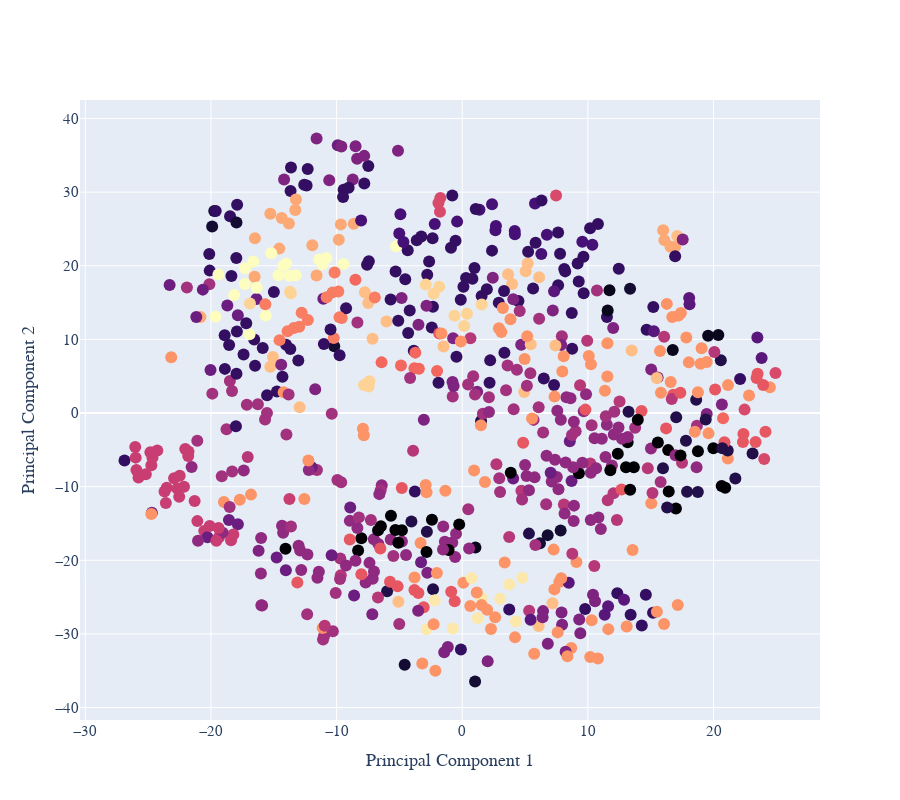

Source (notebook cell):
### Code cell
fig = go.Figure(data=go.Scatter(showlegend=False,
    x=X_embedded[:,0],
    y= X_embedded[:,1],
    mode='markers',marker_colorscale=plotly.colors.sequential.Magma,
    marker_color=GMM_Cluster['y'],marker = dict(size=12), hovertext=GMM_Cluster['Player'])
)

fig.update_layout(xaxis=dict(showgrid=True, zeroline=False, showticklabels=True),
    yaxis=dict(zeroline=True, gridcolor='rgb(255,255,255)'), xaxis_title="Principal Component 1",
    yaxis_title="Principal Component 2",
   #paper_bgcolor='rgb(255,255,255)',
    #plot_bgcolor='rgb(255,255,255)', 
                  height=800,font={"family": "Raleway", "size": 15})



fig.show()

### Figure 1 — Plotly figure (JSON) as saved in the notebook; plotly's stock layout.template omitted (floating-point values rounded to 4 significant figures; data arrays with more than 128 entries replaced by an {"elided": "..."} marker saying what was removed)
{"data": [{"hovertext": {"elided": "709 str values"}, "marker": {"color": {"elided": "709 int values"}, "colorscale": [[0, "#000004"], [0.1111, "#180f3d"], [0.2222, "#440f76"], [0.3333, "#721f81"], [0.4444, "#9e2f7f"], [0.5556, "#cd4071"], [0.6667, "#f1605d"], [0.7778, "#fd9668"], [0.8889, "#feca8d"], [1, "#fcfdbf"]], "size": 12}, "mode": "markers", "showlegend": false, "type": "scatter", "x": {"elided": "709 float values"}, "y": {"elided": "709 float values"}}], "layout": {"font": {"family": "Raleway", "size": 15}, "height": 800, "xaxis": {"showgrid": true, "showticklabels": true, "title": {"text": "Principal Component 1"}, "zeroline": false}, "yaxis": {"gridcolor": "rgb(255,255,255)", "title": {"text": "Principal Component 2"}, "zeroline": true}}}
